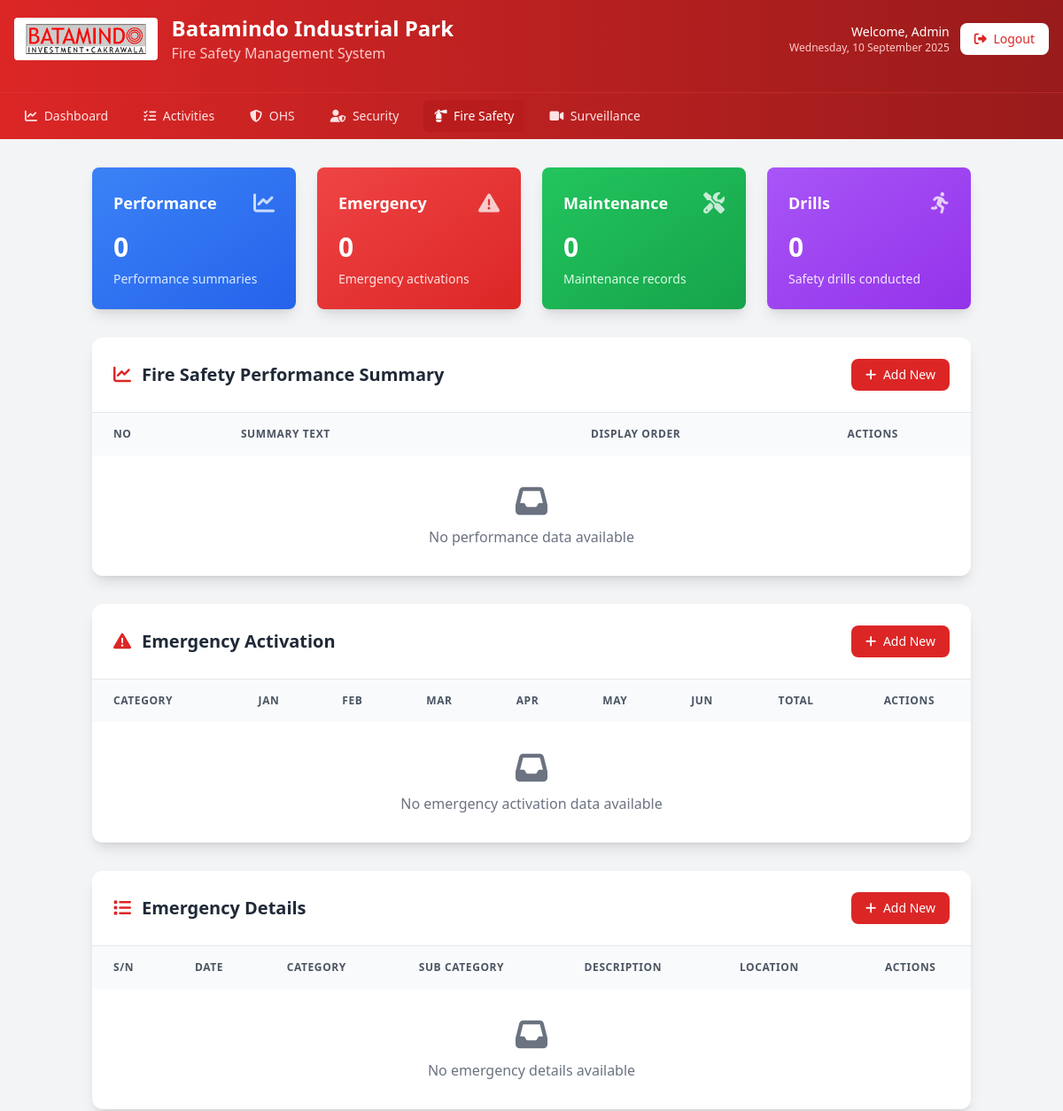
The page /admin/firesafety/index.php (signed in, upper part) on the database as committed earlier.
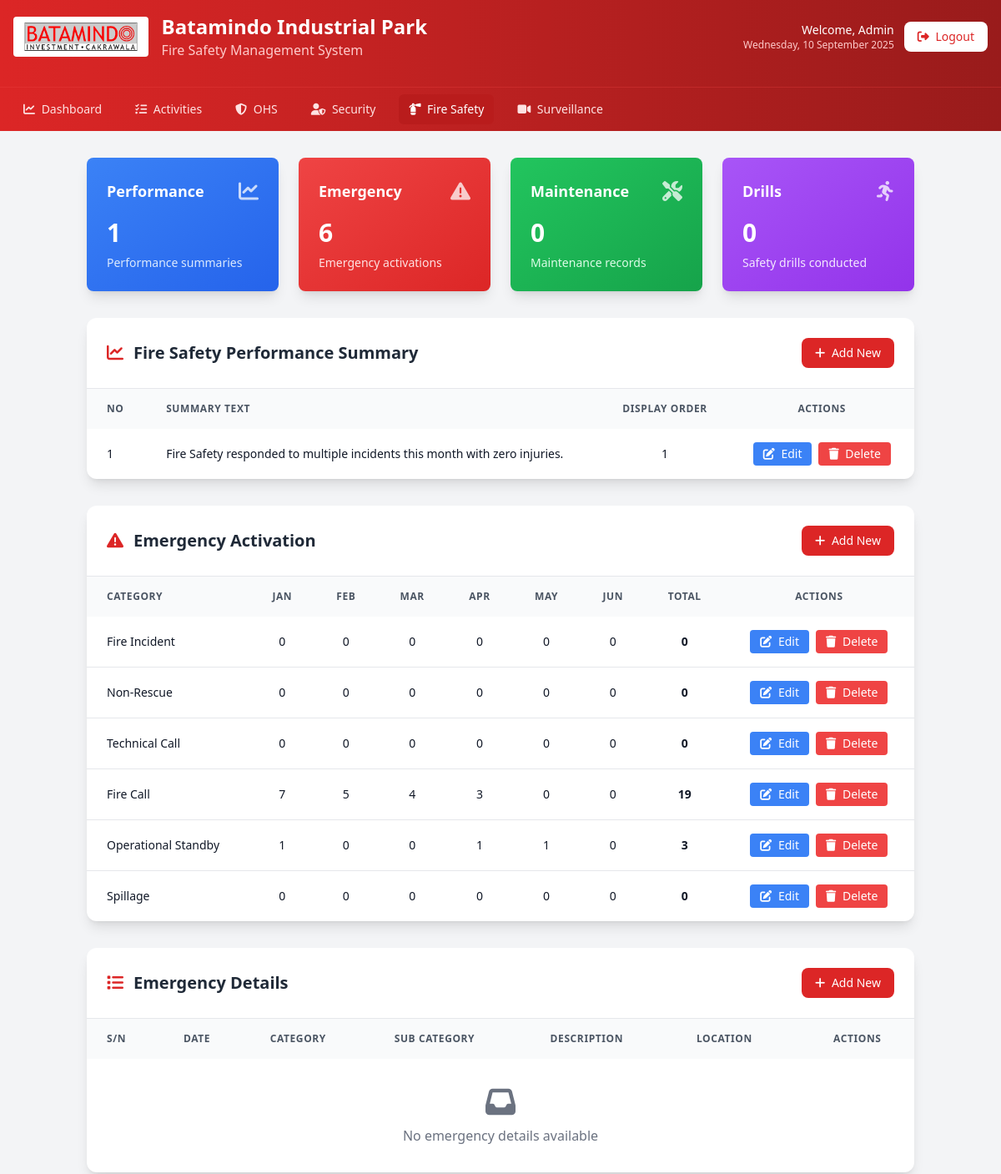
The same page on the database as committed later.
### tables this page shows
CREATE TABLE IF NOT EXISTS fire_safety_performance (
    id INT AUTO_INCREMENT PRIMARY KEY,
    summary_text TEXT NOT NULL,
    display_order INT DEFAULT 0,
    is_active TINYINT(1) DEFAULT 1,
    created_at TIMESTAMP DEFAULT CURRENT_TIMESTAMP,
    updated_at TIMESTAMP DEFAULT CURRENT_TIMESTAMP ON UPDATE CURRENT_TIMESTAMP
);

CREATE TABLE IF NOT EXISTS fire_safety_emergency_activation (
    id INT AUTO_INCREMENT PRIMARY KEY,
    category VARCHAR(100) NOT NULL,
    jan_value INT DEFAULT 0,
    feb_value INT DEFAULT 0,
    mar_value INT DEFAULT 0,
    apr_value INT DEFAULT 0,
    may_value INT DEFAULT 0,
    jun_value INT DEFAULT 0,
    jul_value INT DEFAULT 0,
    aug_value INT DEFAULT 0,
    sep_value INT DEFAULT 0,
    oct_value INT DEFAULT 0,
    nov_value INT DEFAULT 0,
    dec_value INT DEFAULT 0,
    grand_total INT GENERATED ALWAYS AS (jan_value + feb_value + mar_value + apr_value + may_value + jun_value + jul_value + aug_value + sep_value + oct_value + nov_value + dec_value) STORED,
    display_order INT DEFAULT 0,
    is_active TINYINT(1) DEFAULT 1,
    created_at TIMESTAMP DEFAULT CURRENT_TIMESTAMP,
    updated_at TIMESTAMP DEFAULT CURRENT_TIMESTAMP ON UPDATE CURRENT_TIMESTAMP,
    UNIQUE KEY uniq_emergency_category (category)
);

### admin/firesafety/index.php (the view, shortened to what the rows shown need)
<?php
require_once '../../config/database.php';
$query = "SELECT * FROM fire_safety_performance WHERE is_active = 1 ORDER BY display_order ASC";
$result = mysqli_query($conn, $query);
$performance_data = mysqli_fetch_all($result, MYSQLI_ASSOC);
$query_emergency = "SELECT * FROM fire_safety_emergency_activation WHERE is_active = 1 ORDER BY display_order ASC";
$result_emergency = mysqli_query($conn, $query_emergency);
$emergency_data = mysqli_fetch_all($result_emergency, MYSQLI_ASSOC);
?>
<!DOCTYPE html>
<html lang="id">
<head>
    <script src="https://cdn.tailwindcss.com"></script>
    <link rel="stylesheet" href="https://cdnjs.cloudflare.com/ajax/libs/font-awesome/6.4.0/css/all.min.css">
</head>
<body class="bg-gray-100 font-sans">
    <div class="bg-gradient-to-r from-red-600 to-red-800">
        <header class="text-white py-4">
            <div class="max-w-7xl mx-auto px-4">
                <div class="flex items-center justify-between mb-4">
                    <div class="flex items-center space-x-4">
                        <div>
                            <h1 class="text-2xl font-bold text-white">Batamindo Industrial Park</h1>
                        </div>
                    </div>
                </div>
            </div>
        </header>
    </div>
    <div class="container mx-auto px-4 py-8">
        <div class="bg-white rounded-xl shadow-lg overflow-hidden mb-8">
            <div class="p-6 border-b border-gray-200">
                <div class="flex items-center justify-between">
                    <h2 class="text-xl font-bold text-gray-800 flex items-center">
                        <i class="fas fa-chart-line text-red-600 mr-3"></i>
                            Fire Safety Performance Summary
                    </h2>
                </div>
                    </div>
            <div class="overflow-x-auto">
                <table class="min-w-full table-auto">
                    <thead class="bg-gray-50">
                        <tr>
                            <th class="px-6 py-4 text-xs font-semibold text-gray-600 uppercase tracking-wider text-left">No</th>
                            <th class="px-6 py-4 text-xs font-semibold text-gray-600 uppercase tracking-wider text-left">Summary Text</th>
                            <th class="px-6 py-4 text-xs font-semibold text-gray-600 uppercase tracking-wider text-center">Display Order</th>
                            <th class="px-6 py-4 text-xs font-semibold text-gray-600 uppercase tracking-wider text-center">Actions</th>
                                    </tr>
                                </thead>
                    <tbody class="divide-y divide-gray-200">
                                    <?php if (empty($performance_data)): ?>
                                        <tr>
                                <td colspan="4" class="px-6 py-8 text-center text-gray-500">
                                    <i class="fas fa-inbox text-4xl mb-2"></i>
                                    <p>No performance data available</p>
                                </td>
                                        </tr>
                                    <?php else: ?>
                                        <?php foreach ($performance_data as $index => $item): ?>
                                <tr class="hover:bg-gray-50 transition-colors duration-200">
                                    <td class="px-6 py-4 text-sm font-medium text-gray-900"><?= $index + 1 ?></td>
                                    <td class="px-6 py-4 text-sm text-gray-900"><?= htmlspecialchars($item['summary_text']) ?></td>
                                    <td class="px-6 py-4 text-sm text-gray-900 text-center"><?= $item['display_order'] ?></td>
                                    <td class="px-6 py-4 text-center">
                                        <div class="flex items-center justify-center space-x-2">
                                            <a href="performance.php?action=edit&id=<?= $item['id'] ?>" class="bg-blue-500 hover:bg-blue-600 text-white px-3 py-1 rounded text-sm transition-colors duration-200">
                                                <i class="fas fa-edit mr-1"></i> Edit
                                            </a>
                                            <a href="performance.php?action=delete&id=<?= $item['id'] ?>" class="bg-red-500 hover:bg-red-600 text-white px-3 py-1 rounded text-sm transition-colors duration-200" onclick="return confirm('Are you sure you want to delete this item?')">
                                                <i class="fas fa-trash mr-1"></i> Delete
                                            </a>
                                        </div>
                                                </td>
                                            </tr>
                                        <?php endforeach; ?>
                                    <?php endif; ?>
                                </tbody>
                            </table>
                    </div>
                </div>
        <div class="bg-white rounded-xl shadow-lg overflow-hidden mb-8">
            <div class="p-6 border-b border-gray-200">
                <div class="flex items-center justify-between">
                    <h2 class="text-xl font-bold text-gray-800 flex items-center">
                        <i class="fas fa-exclamation-triangle text-red-600 mr-3"></i>
                            Emergency Activation
                    </h2>
                </div>
                    </div>
            <div class="overflow-x-auto">
                <table class="min-w-full table-auto">
                    <thead class="bg-gray-50">
                        <tr>
                            <th class="px-6 py-4 text-xs font-semibold text-gray-600 uppercase tracking-wider text-left">Category</th>
                            <th class="px-6 py-4 text-xs font-semibold text-gray-600 uppercase tracking-wider text-center">Jan</th>
                            <th class="px-6 py-4 text-xs font-semibold text-gray-600 uppercase tracking-wider text-center">Feb</th>
                            <th class="px-6 py-4 text-xs font-semibold text-gray-600 uppercase tracking-wider text-center">Mar</th>
                            <th class="px-6 py-4 text-xs font-semibold text-gray-600 uppercase tracking-wider text-center">Apr</th>
                            <th class="px-6 py-4 text-xs font-semibold text-gray-600 uppercase tracking-wider text-center">May</th>
                            <th class="px-6 py-4 text-xs font-semibold text-gray-600 uppercase tracking-wider text-center">Jun</th>
                            <th class="px-6 py-4 text-xs font-semibold text-gray-600 uppercase tracking-wider text-center">Total</th>
                            <th class="px-6 py-4 text-xs font-semibold text-gray-600 uppercase tracking-wider text-center">Actions</th>
                                    </tr>
                                </thead>
                    <tbody class="divide-y divide-gray-200">
                                    <?php if (empty($emergency_data)): ?>
                                        <tr>
                                <td colspan="9" class="px-6 py-8 text-center text-gray-500">
                                    <i class="fas fa-inbox text-4xl mb-2"></i>
                                    <p>No emergency activation data available</p>
                                </td>
                                        </tr>
                                    <?php else: ?>
                                        <?php foreach ($emergency_data as $item): ?>
                                <tr class="hover:bg-gray-50 transition-colors duration-200">
                                    <td class="px-6 py-4 text-sm font-medium text-gray-900"><?= htmlspecialchars($item['category']) ?></td>
                                    <td class="px-6 py-4 text-sm text-gray-900 text-center"><?= $item['jan_value'] ?></td>
                                    <td class="px-6 py-4 text-sm text-gray-900 text-center"><?= $item['feb_value'] ?></td>
                                    <td class="px-6 py-4 text-sm text-gray-900 text-center"><?= $item['mar_value'] ?></td>
                                    <td class="px-6 py-4 text-sm text-gray-900 text-center"><?= $item['apr_value'] ?></td>
                                    <td class="px-6 py-4 text-sm text-gray-900 text-center"><?= $item['may_value'] ?></td>
                                    <td class="px-6 py-4 text-sm text-gray-900 text-center"><?= $item['jun_value'] ?></td>
                                    <td class="px-6 py-4 text-sm font-bold text-gray-900 text-center"><?= $item['grand_total'] ?></td>
                                    <td class="px-6 py-4 text-center">
                                        <div class="flex items-center justify-center space-x-2">
                                            <a href="emergency.php?action=edit&id=<?= $item['id'] ?>" class="bg-blue-500 hover:bg-blue-600 text-white px-3 py-1 rounded text-sm transition-colors duration-200">
                                                <i class="fas fa-edit mr-1"></i> Edit
                                            </a>
                                            <a href="emergency.php?action=delete&id=<?= $item['id'] ?>" class="bg-red-500 hover:bg-red-600 text-white px-3 py-1 rounded text-sm transition-colors duration-200" onclick="return confirm('Are you sure you want to delete this item?')">
                                                <i class="fas fa-trash mr-1"></i> Delete
                                            </a>
                                        </div>
                                                </td>
                                            </tr>
                                        <?php endforeach; ?>
                                    <?php endif; ?>
                                </tbody>
                            </table>
                    </div>
                </div>
        <div class="bg-white rounded-xl shadow-lg overflow-hidden mb-8">
            <div class="p-6 border-b border-gray-200">
                <div class="flex items-center justify-between">
                    <h2 class="text-xl font-bold text-gray-800 flex items-center">
                        <i class="fas fa-list text-red-600 mr-3"></i>
                            Emergency Details
                    </h2>
                </div>
                    </div>
            <div class="overflow-x-auto">
                <table class="min-w-full table-auto">
                    <thead class="bg-gray-50">
                        <tr>
                            <th class="px-6 py-4 text-xs font-semibold text-gray-600 uppercase tracking-wider text-left">S/N</th>
                            <th class="px-6 py-4 text-xs font-semibold text-gray-600 uppercase tracking-wider text-left">Date</th>
                            <th class="px-6 py-4 text-xs font-semibold text-gray-600 uppercase tracking-wider text-left">Category</th>
                            <th class="px-6 py-4 text-xs font-semibold text-gray-600 uppercase tracking-wider text-left">Sub Category</th>
                            <th class="px-6 py-4 text-xs font-semibold text-gray-600 uppercase tracking-wider text-left">Description</th>
                            <th class="px-6 py-4 text-xs font-semibold text-gray-600 uppercase tracking-wider text-left">Location</th>
                            <th class="px-6 py-4 text-xs font-semibold text-gray-600 uppercase tracking-wider text-center">Actions</th>
                                    </tr>
                                </thead>
                            </table>
                    </div>
                </div>
                </div>
</body>
</html>

Rows that differ between the two databases and show on the page:
added fire_safety_performance: summary_text "Fire Safety responded to multiple incidents this month with zero injuries.", display_order "1"
added fire_safety_emergency_activation: category "Fire Incident", jan_value "0", feb_value "0", mar_value "0", apr_value "0", may_value "0", jun_value "0", grand_total "0"
added fire_safety_emergency_activation: category "Non-Rescue", jan_value "0", feb_value "0", mar_value "0", apr_value "0", may_value "0", jun_value "0", grand_total "0"
added fire_safety_emergency_activation: category "Technical Call", jan_value "0", feb_value "0", mar_value "0", apr_value "0", may_value "0", jun_value "0", grand_total "0"
added fire_safety_emergency_activation: category "Fire Call", jan_value "7", feb_value "5", mar_value "4", apr_value "3", may_value "0", jun_value "0", grand_total "19"
added fire_safety_emergency_activation: category "Operational Standby", jan_value "1", feb_value "0", mar_value "0", apr_value "1", may_value "1", jun_value "0", grand_total "3"
added fire_safety_emergency_activation: category "Spillage", jan_value "0", feb_value "0", mar_value "0", apr_value "0", may_value "0", jun_value "0", grand_total "0"
Other text that changed with them:
$total_performance: "0" → "1"
$total_emergency: "0" → "6"
text no longer shown: "No performance data available No emergency activation data available"
